Frame 1 (no input): blank canvas, image omitted
Frame 60 (no input): blank canvas, image omitted
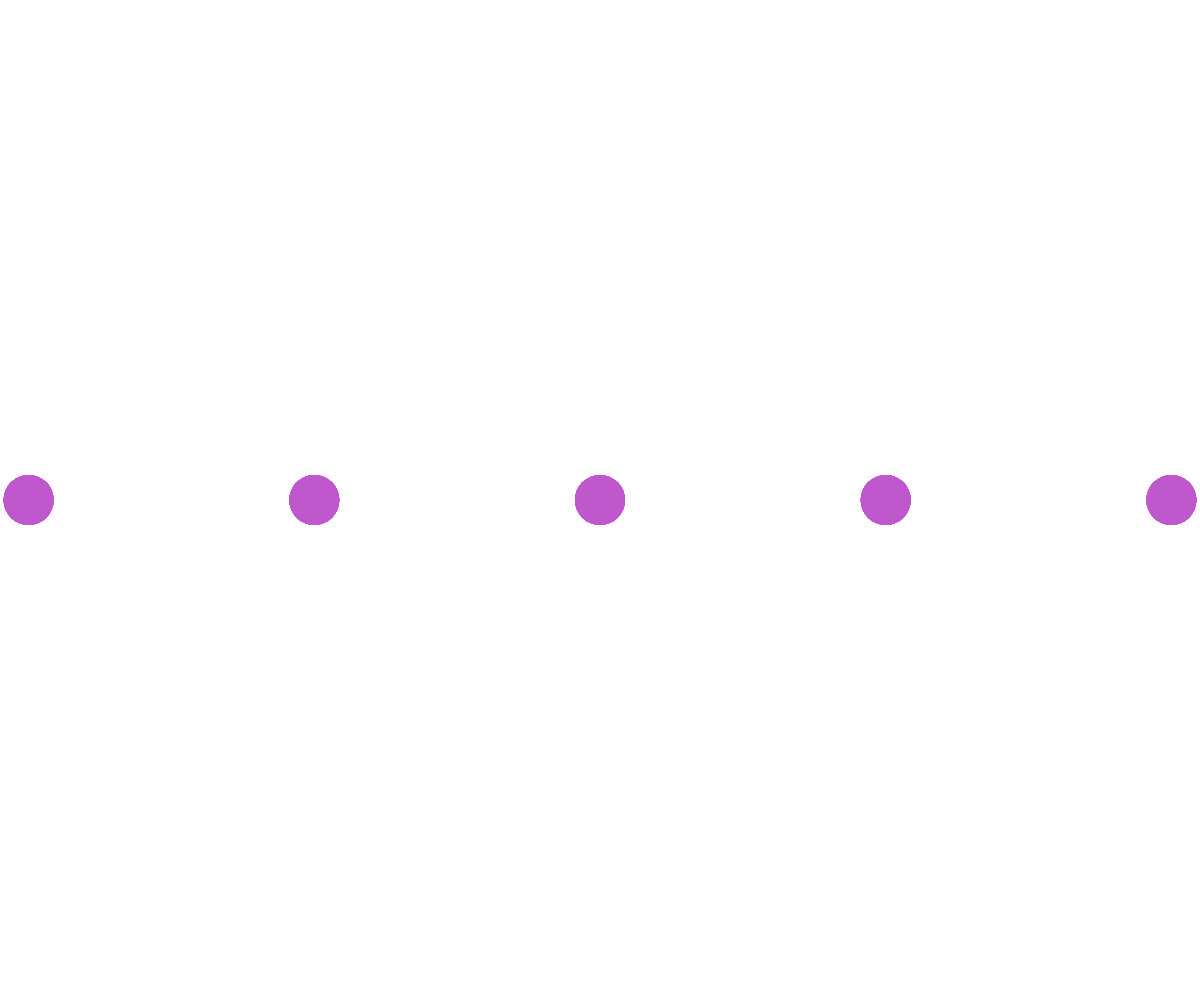
Frame 120 (the mouse pressed at the canvas centre since frame 60)

The p5.js sketch whose frames 1 and 60 were blank and that drew this single picture after the mouse press (run headless with seeded random() and noise() and a simulated clock; from frame 60 on, the mouse is pressed at the canvas centre):

// p5.js sketch
// ── sketch.js
// ball oop demo
// edan



class Ball{
  constructor(x,y){
    this.x = x;
    this.y = y;
    this.rad = 25;
    this.dx = random(-1000,0);
    this.dy = random(0,0);
    this.color= color(random(255), random(255), random(255));
  }
  display(){
    noStroke();
    fill(this.color);
    ellipse(this.x, this.y, this.rad*2, this.rad*2);
  }

  update(){
    this.x += this.dx;
    this.y += this.dy;

    if (this.y <= 0 +this.rad || this.y >= height - this.rad){
      this.dy *= -1;
    }
    if (this.x <= 0 + this.rad || this.x > width - this.rad){
      this.dx *= -1;
    }
  }
}


let ballArray =[];







function setup() {
  createCanvas(windowWidth, windowHeight);
}

function draw() {
  for (let i = ballArray.length - 1; i>= 0; i --){
    ballArray[i].update();
    ballArray[i].display();
  }
}

function mousePressed(){
  let someBall = new Ball(mouseX, mouseY);
  ballArray.push(someBall);
}
